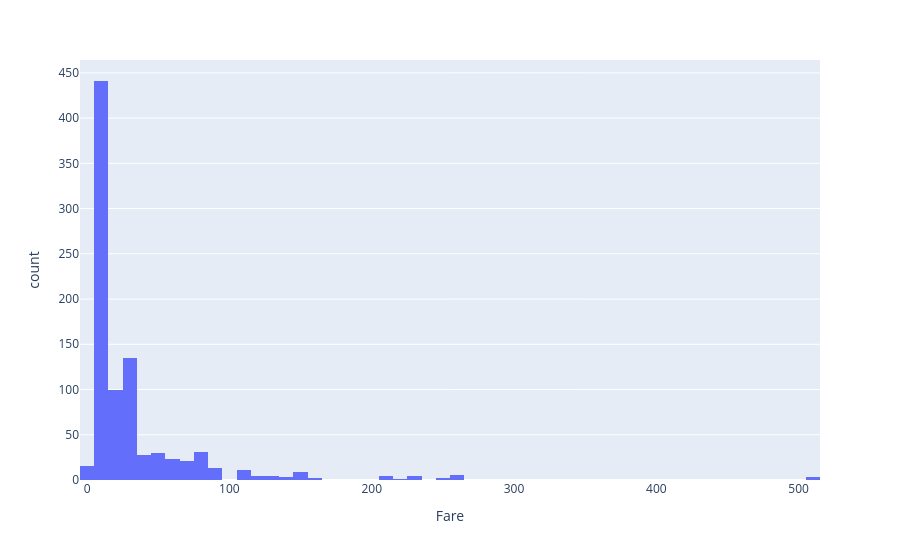

This figure's notebook cell:
### Markdown cell above
4. Para este apartado analizar si el precio de la tarifa (Fare) puede tener que ver con la sobrevivencia, pero antes saber que se puede conocer como Fare alto o bajo, para ello realizar un histograma

### Code cell
fig_histograma_fares = px.histogram(
    df_procesado,
    x='Fare'
)
fig_histograma_fares.show()

### Figure 1 — Plotly figure (JSON) as saved in the notebook; plotly's stock layout.template omitted (floating-point values rounded to 4 significant figures; data arrays with more than 128 entries replaced by an {"elided": "..."} marker saying what was removed)
{"data": [{"bingroup": "x", "hovertemplate": "Fare=%{x}<br>count=%{y}<extra></extra>", "legendgroup": "", "marker": {"color": "#636efa", "pattern": {"shape": ""}}, "name": "", "orientation": "v", "showlegend": false, "type": "histogram", "x": {"elided": "891 float values"}, "xaxis": "x", "yaxis": "y"}], "layout": {"barmode": "relative", "legend": {"tracegroupgap": 0}, "margin": {"t": 60}, "xaxis": {"anchor": "y", "domain": [0, 1], "title": {"text": "Fare"}}, "yaxis": {"anchor": "x", "domain": [0, 1], "title": {"text": "count"}}}}
